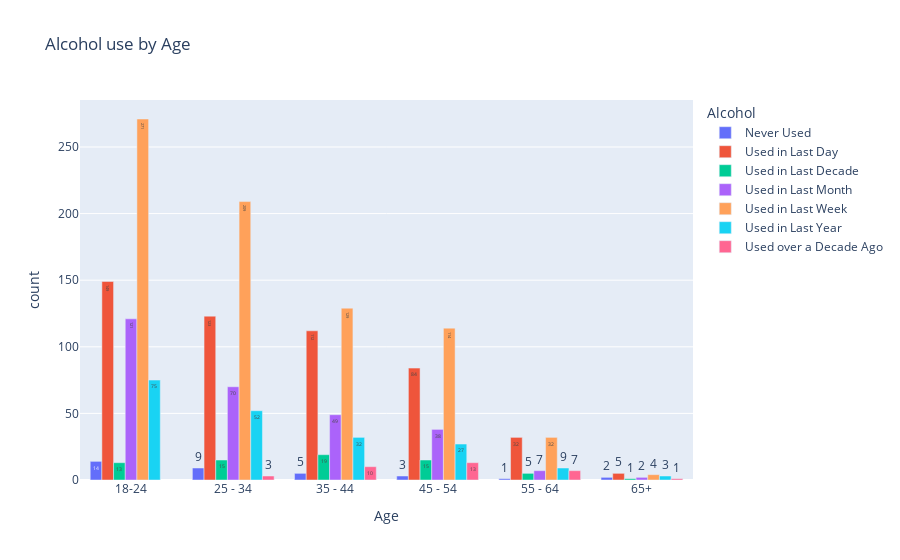
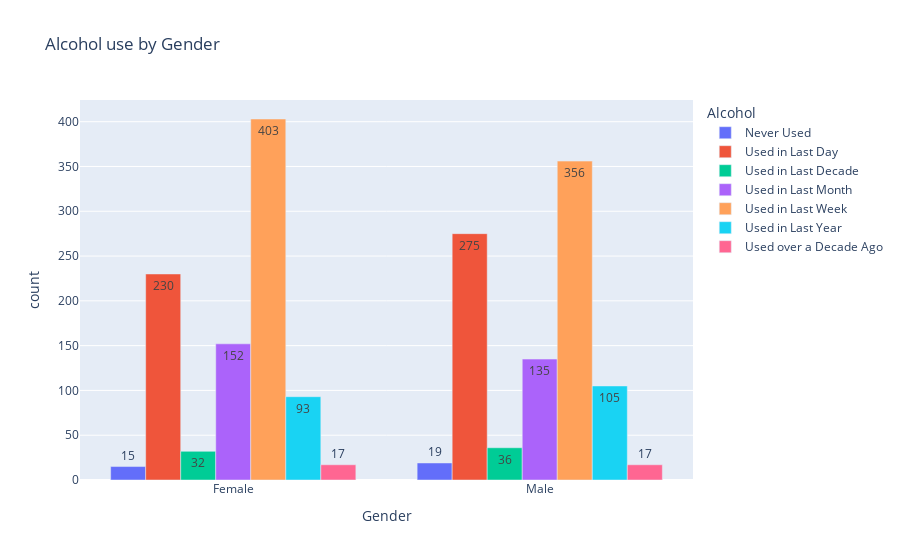
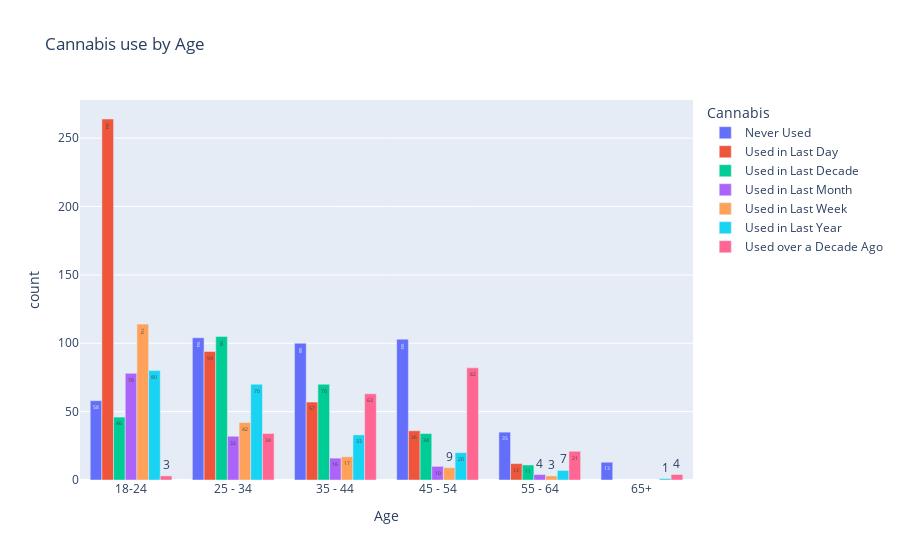
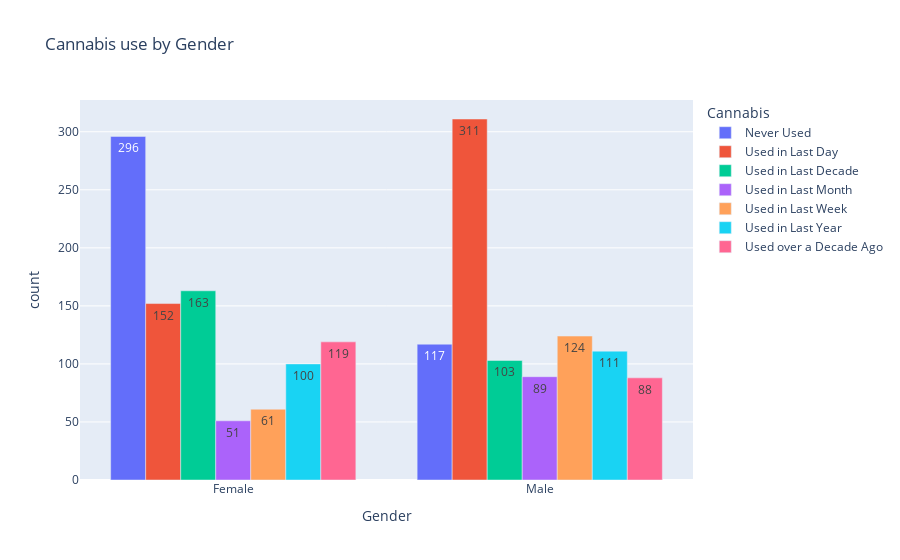

The cell these charts' notebook holds for them, in order:
### Markdown cell above
## Drug Visualizations

### Code cell
comps = ['Age', 'Gender']
drugs = ['Alcohol', 'Cannabis', 'Choc', 'Coke', 'Caff', 'Nicotine', 'Semer']

for drug in drugs:
    for comp in comps:
        relation = df.groupby([comp,drug]).size().reset_index(name='count')
        fig = px.bar(relation, y= 'count', x = comp , color = drug, barmode = 'group', title = f"{drug} use by {comp}", text_auto = True)
        fig.show()

### Figure 1 — Plotly figure (JSON) as saved in the notebook; plotly's stock layout.template omitted (floating-point values rounded to 4 significant figures)
{"data": [{"alignmentgroup": "True", "hovertemplate": "Alcohol=Never Used<br>Age=%{x}<br>count=%{y}<extra></extra>", "legendgroup": "Never Used", "marker": {"color": "#636efa", "pattern": {"shape": ""}}, "name": "Never Used", "offsetgroup": "Never Used", "orientation": "v", "showlegend": true, "textposition": "auto", "texttemplate": "%{y}", "type": "bar", "x": ["18-24", "25 - 34", "35 - 44", "45 - 54", "55 - 64", "65+"], "xaxis": "x", "y": [14, 9, 5, 3, 1, 2], "yaxis": "y"}, {"alignmentgroup": "True", "hovertemplate": "Alcohol=Used in Last Day<br>Age=%{x}<br>count=%{y}<extra></extra>", "legendgroup": "Used in Last Day", "marker": {"color": "#EF553B", "pattern": {"shape": ""}}, "name": "Used in Last Day", "offsetgroup": "Used in Last Day", "orientation": "v", "showlegend": true, "textposition": "auto", "texttemplate": "%{y}", "type": "bar", "x": ["18-24", "25 - 34", "35 - 44", "45 - 54", "55 - 64", "65+"], "xaxis": "x", "y": [149, 123, 112, 84, 32, 5], "yaxis": "y"}, {"alignmentgroup": "True", "hovertemplate": "Alcohol=Used in Last Decade<br>Age=%{x}<br>count=%{y}<extra></extra>", "legendgroup": "Used in Last Decade", "marker": {"color": "#00cc96", "pattern": {"shape": ""}}, "name": "Used in Last Decade", "offsetgroup": "Used in Last Decade", "orientation": "v", "showlegend": true, "textposition": "auto", "texttemplate": "%{y}", "type": "bar", "x": ["18-24", "25 - 34", "35 - 44", "45 - 54", "55 - 64", "65+"], "xaxis": "x", "y": [13, 15, 19, 15, 5, 1], "yaxis": "y"}, {"alignmentgroup": "True", "hovertemplate": "Alcohol=Used in Last Month<br>Age=%{x}<br>count=%{y}<extra></extra>", "legendgroup": "Used in Last Month", "marker": {"color": "#ab63fa", "pattern": {"shape": ""}}, "name": "Used in Last Month", "offsetgroup": "Used in Last Month", "orientation": "v", "showlegend": true, "textposition": "auto", "texttemplate": "%{y}", "type": "bar", "x": ["18-24", "25 - 34", "35 - 44", "45 - 54", "55 - 64", "65+"], "xaxis": "x", "y": [121, 70, 49, 38, 7, 2], "yaxis": "y"}, {"alignmentgroup": "True", "hovertemplate": "Alcohol=Used in Last Week<br>Age=%{x}<br>count=%{y}<extra></extra>", "legendgroup": "Used in Last Week", "marker": {"color": "#FFA15A", "pattern": {"shape": ""}}, "name": "Used in Last Week", "offsetgroup": "Used in Last Week", "orientation": "v", "showlegend": true, "textposition": "auto", "texttemplate": "%{y}", "type": "bar", "x": ["18-24", "25 - 34", "35 - 44", "45 - 54", "55 - 64", "65+"], "xaxis": "x", "y": [271, 209, 129, 114, 32, 4], "yaxis": "y"}, {"alignmentgroup": "True", "hovertemplate": "Alcohol=Used in Last Year<br>Age=%{x}<br>count=%{y}<extra></extra>", "legendgroup": "Used in Last Year", "marker": {"color": "#19d3f3", "pattern": {"shape": ""}}, "name": "Used in Last Year", "offsetgroup": "Used in Last Year", "orientation": "v", "showlegend": true, "textposition": "auto", "texttemplate": "%{y}", "type": "bar", "x": ["18-24", "25 - 34", "35 - 44", "45 - 54", "55 - 64", "65+"], "xaxis": "x", "y": [75, 52, 32, 27, 9, 3], "yaxis": "y"}, {"alignmentgroup": "True", "hovertemplate": "Alcohol=Used over a Decade Ago<br>Age=%{x}<br>count=%{y}<extra></extra>", "legendgroup": "Used over a Decade Ago", "marker": {"color": "#FF6692", "pattern": {"shape": ""}}, "name": "Used over a Decade Ago", "offsetgroup": "Used over a Decade Ago", "orientation": "v", "showlegend": true, "textposition": "auto", "texttemplate": "%{y}", "type": "bar", "x": ["25 - 34", "35 - 44", "45 - 54", "55 - 64", "65+"], "xaxis": "x", "y": [3, 10, 13, 7, 1], "yaxis": "y"}], "layout": {"barmode": "group", "legend": {"title": {"text": "Alcohol"}, "tracegroupgap": 0}, "title": {"text": "Alcohol use by Age"}, "xaxis": {"anchor": "y", "domain": [0, 1], "title": {"text": "Age"}}, "yaxis": {"anchor": "x", "domain": [0, 1], "title": {"text": "count"}}}}

### Figure 2 — Plotly figure (JSON) as saved in the notebook; plotly's stock layout.template omitted (floating-point values rounded to 4 significant figures)
{"data": [{"alignmentgroup": "True", "hovertemplate": "Alcohol=Never Used<br>Gender=%{x}<br>count=%{y}<extra></extra>", "legendgroup": "Never Used", "marker": {"color": "#636efa", "pattern": {"shape": ""}}, "name": "Never Used", "offsetgroup": "Never Used", "orientation": "v", "showlegend": true, "textposition": "auto", "texttemplate": "%{y}", "type": "bar", "x": ["Female", "Male"], "xaxis": "x", "y": [15, 19], "yaxis": "y"}, {"alignmentgroup": "True", "hovertemplate": "Alcohol=Used in Last Day<br>Gender=%{x}<br>count=%{y}<extra></extra>", "legendgroup": "Used in Last Day", "marker": {"color": "#EF553B", "pattern": {"shape": ""}}, "name": "Used in Last Day", "offsetgroup": "Used in Last Day", "orientation": "v", "showlegend": true, "textposition": "auto", "texttemplate": "%{y}", "type": "bar", "x": ["Female", "Male"], "xaxis": "x", "y": [230, 275], "yaxis": "y"}, {"alignmentgroup": "True", "hovertemplate": "Alcohol=Used in Last Decade<br>Gender=%{x}<br>count=%{y}<extra></extra>", "legendgroup": "Used in Last Decade", "marker": {"color": "#00cc96", "pattern": {"shape": ""}}, "name": "Used in Last Decade", "offsetgroup": "Used in Last Decade", "orientation": "v", "showlegend": true, "textposition": "auto", "texttemplate": "%{y}", "type": "bar", "x": ["Female", "Male"], "xaxis": "x", "y": [32, 36], "yaxis": "y"}, {"alignmentgroup": "True", "hovertemplate": "Alcohol=Used in Last Month<br>Gender=%{x}<br>count=%{y}<extra></extra>", "legendgroup": "Used in Last Month", "marker": {"color": "#ab63fa", "pattern": {"shape": ""}}, "name": "Used in Last Month", "offsetgroup": "Used in Last Month", "orientation": "v", "showlegend": true, "textposition": "auto", "texttemplate": "%{y}", "type": "bar", "x": ["Female", "Male"], "xaxis": "x", "y": [152, 135], "yaxis": "y"}, {"alignmentgroup": "True", "hovertemplate": "Alcohol=Used in Last Week<br>Gender=%{x}<br>count=%{y}<extra></extra>", "legendgroup": "Used in Last Week", "marker": {"color": "#FFA15A", "pattern": {"shape": ""}}, "name": "Used in Last Week", "offsetgroup": "Used in Last Week", "orientation": "v", "showlegend": true, "textposition": "auto", "texttemplate": "%{y}", "type": "bar", "x": ["Female", "Male"], "xaxis": "x", "y": [403, 356], "yaxis": "y"}, {"alignmentgroup": "True", "hovertemplate": "Alcohol=Used in Last Year<br>Gender=%{x}<br>count=%{y}<extra></extra>", "legendgroup": "Used in Last Year", "marker": {"color": "#19d3f3", "pattern": {"shape": ""}}, "name": "Used in Last Year", "offsetgroup": "Used in Last Year", "orientation": "v", "showlegend": true, "textposition": "auto", "texttemplate": "%{y}", "type": "bar", "x": ["Female", "Male"], "xaxis": "x", "y": [93, 105], "yaxis": "y"}, {"alignmentgroup": "True", "hovertemplate": "Alcohol=Used over a Decade Ago<br>Gender=%{x}<br>count=%{y}<extra></extra>", "legendgroup": "Used over a Decade Ago", "marker": {"color": "#FF6692", "pattern": {"shape": ""}}, "name": "Used over a Decade Ago", "offsetgroup": "Used over a Decade Ago", "orientation": "v", "showlegend": true, "textposition": "auto", "texttemplate": "%{y}", "type": "bar", "x": ["Female", "Male"], "xaxis": "x", "y": [17, 17], "yaxis": "y"}], "layout": {"barmode": "group", "legend": {"title": {"text": "Alcohol"}, "tracegroupgap": 0}, "title": {"text": "Alcohol use by Gender"}, "xaxis": {"anchor": "y", "domain": [0, 1], "title": {"text": "Gender"}}, "yaxis": {"anchor": "x", "domain": [0, 1], "title": {"text": "count"}}}}

### Figure 3 — Plotly figure (JSON) as saved in the notebook; plotly's stock layout.template omitted (floating-point values rounded to 4 significant figures)
{"data": [{"alignmentgroup": "True", "hovertemplate": "Cannabis=Never Used<br>Age=%{x}<br>count=%{y}<extra></extra>", "legendgroup": "Never Used", "marker": {"color": "#636efa", "pattern": {"shape": ""}}, "name": "Never Used", "offsetgroup": "Never Used", "orientation": "v", "showlegend": true, "textposition": "auto", "texttemplate": "%{y}", "type": "bar", "x": ["18-24", "25 - 34", "35 - 44", "45 - 54", "55 - 64", "65+"], "xaxis": "x", "y": [58, 104, 100, 103, 35, 13], "yaxis": "y"}, {"alignmentgroup": "True", "hovertemplate": "Cannabis=Used in Last Day<br>Age=%{x}<br>count=%{y}<extra></extra>", "legendgroup": "Used in Last Day", "marker": {"color": "#EF553B", "pattern": {"shape": ""}}, "name": "Used in Last Day", "offsetgroup": "Used in Last Day", "orientation": "v", "showlegend": true, "textposition": "auto", "texttemplate": "%{y}", "type": "bar", "x": ["18-24", "25 - 34", "35 - 44", "45 - 54", "55 - 64"], "xaxis": "x", "y": [264, 94, 57, 36, 12], "yaxis": "y"}, {"alignmentgroup": "True", "hovertemplate": "Cannabis=Used in Last Decade<br>Age=%{x}<br>count=%{y}<extra></extra>", "legendgroup": "Used in Last Decade", "marker": {"color": "#00cc96", "pattern": {"shape": ""}}, "name": "Used in Last Decade", "offsetgroup": "Used in Last Decade", "orientation": "v", "showlegend": true, "textposition": "auto", "texttemplate": "%{y}", "type": "bar", "x": ["18-24", "25 - 34", "35 - 44", "45 - 54", "55 - 64"], "xaxis": "x", "y": [46, 105, 70, 34, 11], "yaxis": "y"}, {"alignmentgroup": "True", "hovertemplate": "Cannabis=Used in Last Month<br>Age=%{x}<br>count=%{y}<extra></extra>", "legendgroup": "Used in Last Month", "marker": {"color": "#ab63fa", "pattern": {"shape": ""}}, "name": "Used in Last Month", "offsetgroup": "Used in Last Month", "orientation": "v", "showlegend": true, "textposition": "auto", "texttemplate": "%{y}", "type": "bar", "x": ["18-24", "25 - 34", "35 - 44", "45 - 54", "55 - 64"], "xaxis": "x", "y": [78, 32, 16, 10, 4], "yaxis": "y"}, {"alignmentgroup": "True", "hovertemplate": "Cannabis=Used in Last Week<br>Age=%{x}<br>count=%{y}<extra></extra>", "legendgroup": "Used in Last Week", "marker": {"color": "#FFA15A", "pattern": {"shape": ""}}, "name": "Used in Last Week", "offsetgroup": "Used in Last Week", "orientation": "v", "showlegend": true, "textposition": "auto", "texttemplate": "%{y}", "type": "bar", "x": ["18-24", "25 - 34", "35 - 44", "45 - 54", "55 - 64"], "xaxis": "x", "y": [114, 42, 17, 9, 3], "yaxis": "y"}, {"alignmentgroup": "True", "hovertemplate": "Cannabis=Used in Last Year<br>Age=%{x}<br>count=%{y}<extra></extra>", "legendgroup": "Used in Last Year", "marker": {"color": "#19d3f3", "pattern": {"shape": ""}}, "name": "Used in Last Year", "offsetgroup": "Used in Last Year", "orientation": "v", "showlegend": true, "textposition": "auto", "texttemplate": "%{y}", "type": "bar", "x": ["18-24", "25 - 34", "35 - 44", "45 - 54", "55 - 64", "65+"], "xaxis": "x", "y": [80, 70, 33, 20, 7, 1], "yaxis": "y"}, {"alignmentgroup": "True", "hovertemplate": "Cannabis=Used over a Decade Ago<br>Age=%{x}<br>count=%{y}<extra></extra>", "legendgroup": "Used over a Decade Ago", "marker": {"color": "#FF6692", "pattern": {"shape": ""}}, "name": "Used over a Decade Ago", "offsetgroup": "Used over a Decade Ago", "orientation": "v", "showlegend": true, "textposition": "auto", "texttemplate": "%{y}", "type": "bar", "x": ["18-24", "25 - 34", "35 - 44", "45 - 54", "55 - 64", "65+"], "xaxis": "x", "y": [3, 34, 63, 82, 21, 4], "yaxis": "y"}], "layout": {"barmode": "group", "legend": {"title": {"text": "Cannabis"}, "tracegroupgap": 0}, "title": {"text": "Cannabis use by Age"}, "xaxis": {"anchor": "y", "domain": [0, 1], "title": {"text": "Age"}}, "yaxis": {"anchor": "x", "domain": [0, 1], "title": {"text": "count"}}}}

### Figure 4 — Plotly figure (JSON) as saved in the notebook; plotly's stock layout.template omitted (floating-point values rounded to 4 significant figures)
{"data": [{"alignmentgroup": "True", "hovertemplate": "Cannabis=Never Used<br>Gender=%{x}<br>count=%{y}<extra></extra>", "legendgroup": "Never Used", "marker": {"color": "#636efa", "pattern": {"shape": ""}}, "name": "Never Used", "offsetgroup": "Never Used", "orientation": "v", "showlegend": true, "textposition": "auto", "texttemplate": "%{y}", "type": "bar", "x": ["Female", "Male"], "xaxis": "x", "y": [296, 117], "yaxis": "y"}, {"alignmentgroup": "True", "hovertemplate": "Cannabis=Used in Last Day<br>Gender=%{x}<br>count=%{y}<extra></extra>", "legendgroup": "Used in Last Day", "marker": {"color": "#EF553B", "pattern": {"shape": ""}}, "name": "Used in Last Day", "offsetgroup": "Used in Last Day", "orientation": "v", "showlegend": true, "textposition": "auto", "texttemplate": "%{y}", "type": "bar", "x": ["Female", "Male"], "xaxis": "x", "y": [152, 311], "yaxis": "y"}, {"alignmentgroup": "True", "hovertemplate": "Cannabis=Used in Last Decade<br>Gender=%{x}<br>count=%{y}<extra></extra>", "legendgroup": "Used in Last Decade", "marker": {"color": "#00cc96", "pattern": {"shape": ""}}, "name": "Used in Last Decade", "offsetgroup": "Used in Last Decade", "orientation": "v", "showlegend": true, "textposition": "auto", "texttemplate": "%{y}", "type": "bar", "x": ["Female", "Male"], "xaxis": "x", "y": [163, 103], "yaxis": "y"}, {"alignmentgroup": "True", "hovertemplate": "Cannabis=Used in Last Month<br>Gender=%{x}<br>count=%{y}<extra></extra>", "legendgroup": "Used in Last Month", "marker": {"color": "#ab63fa", "pattern": {"shape": ""}}, "name": "Used in Last Month", "offsetgroup": "Used in Last Month", "orientation": "v", "showlegend": true, "textposition": "auto", "texttemplate": "%{y}", "type": "bar", "x": ["Female", "Male"], "xaxis": "x", "y": [51, 89], "yaxis": "y"}, {"alignmentgroup": "True", "hovertemplate": "Cannabis=Used in Last Week<br>Gender=%{x}<br>count=%{y}<extra></extra>", "legendgroup": "Used in Last Week", "marker": {"color": "#FFA15A", "pattern": {"shape": ""}}, "name": "Used in Last Week", "offsetgroup": "Used in Last Week", "orientation": "v", "showlegend": true, "textposition": "auto", "texttemplate": "%{y}", "type": "bar", "x": ["Female", "Male"], "xaxis": "x", "y": [61, 124], "yaxis": "y"}, {"alignmentgroup": "True", "hovertemplate": "Cannabis=Used in Last Year<br>Gender=%{x}<br>count=%{y}<extra></extra>", "legendgroup": "Used in Last Year", "marker": {"color": "#19d3f3", "pattern": {"shape": ""}}, "name": "Used in Last Year", "offsetgroup": "Used in Last Year", "orientation": "v", "showlegend": true, "textposition": "auto", "texttemplate": "%{y}", "type": "bar", "x": ["Female", "Male"], "xaxis": "x", "y": [100, 111], "yaxis": "y"}, {"alignmentgroup": "True", "hovertemplate": "Cannabis=Used over a Decade Ago<br>Gender=%{x}<br>count=%{y}<extra></extra>", "legendgroup": "Used over a Decade Ago", "marker": {"color": "#FF6692", "pattern": {"shape": ""}}, "name": "Used over a Decade Ago", "offsetgroup": "Used over a Decade Ago", "orientation": "v", "showlegend": true, "textposition": "auto", "texttemplate": "%{y}", "type": "bar", "x": ["Female", "Male"], "xaxis": "x", "y": [119, 88], "yaxis": "y"}], "layout": {"barmode": "group", "legend": {"title": {"text": "Cannabis"}, "tracegroupgap": 0}, "title": {"text": "Cannabis use by Gender"}, "xaxis": {"anchor": "y", "domain": [0, 1], "title": {"text": "Gender"}}, "yaxis": {"anchor": "x", "domain": [0, 1], "title": {"text": "count"}}}}
